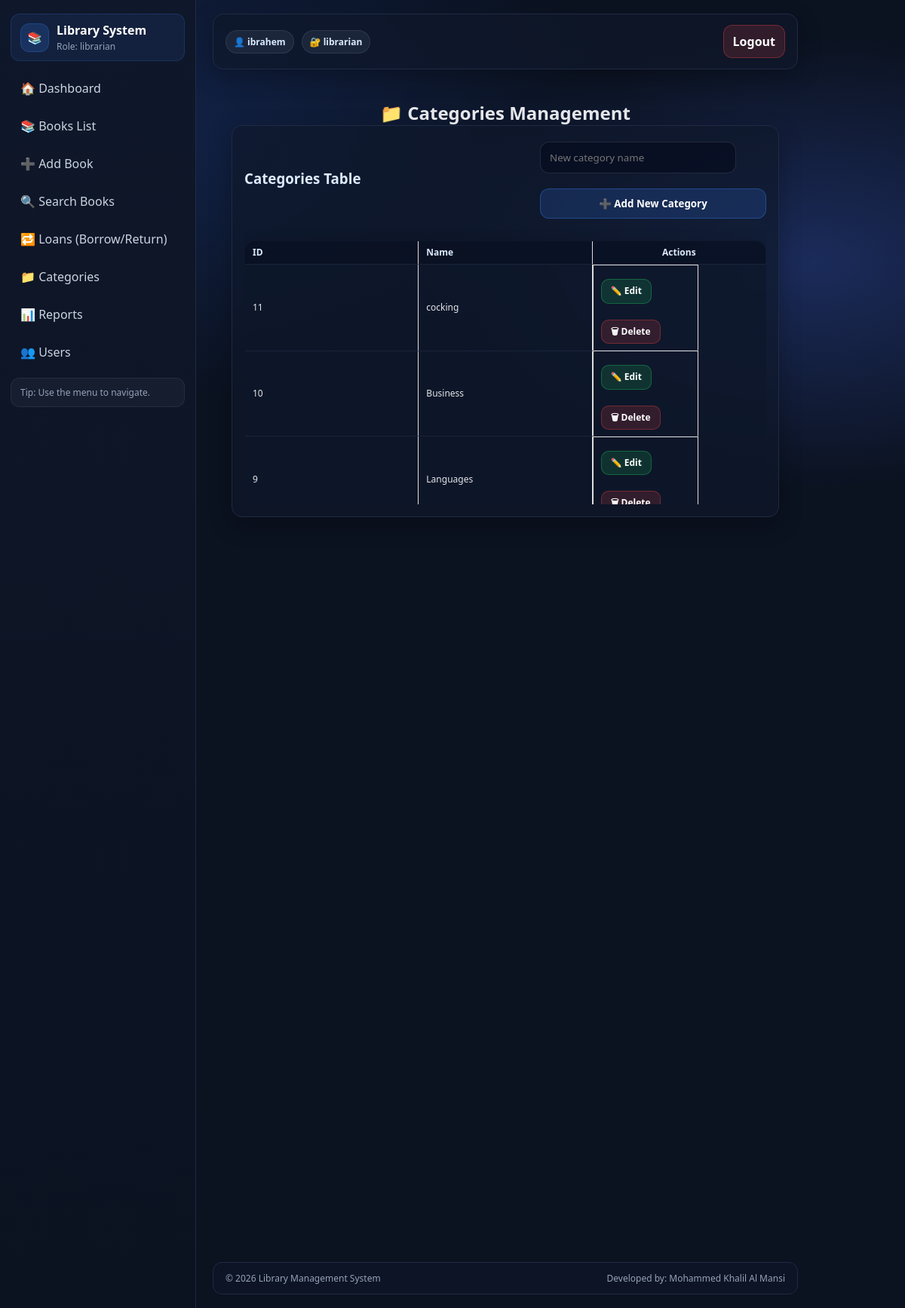
Page /admin/categories/index.php (signed in) on the committed database.
### tables this page shows
CREATE TABLE `categories` (
  `id` int(11) NOT NULL,
  `name` varchar(100) NOT NULL
);

### admin/categories/index.php (the view, shortened to what this page needs)
<?php
include '../../config/db.php';
$cats = $conn->query("SELECT id, name FROM categories ORDER BY id DESC");
include '../../includes/layout_top.php';
?>
<h2 class="page-title">📁 Categories Management</h2>
<div class="panel panel-wide" style="max-width:900px; margin:0 auto;">
  <div style="display:flex; justify-content:space-between; align-items:center; gap:12px; margin-bottom:14px;">
    <h3 class="panel-title" style="margin:0;">Categories Table</h3>
    <form method="POST" class="table-form" style="display:flex; gap:10px; align-items:center;">
      <input class="input" style="width:260px;" name="name" placeholder="New category name" required>
      <button class="btn primary" type="submit" name="add_category">➕ Add New Category</button>
    </form>
  </div>
  <div class="table-wrap">
    <table class="table">
      <thead>
        <tr>
          <th style="min-width:80px;">ID</th>
          <th style="min-width:260px;">Name</th>
          <th style="min-width:220px;">Actions</th>
        </tr>
      </thead>
      <tbody>
        <?php if ($cats && $cats->num_rows > 0): ?>
          <?php while($c = $cats->fetch_assoc()): ?>
            <tr>
              <td><?= (int)$c['id']; ?></td>
              <td><?= htmlspecialchars($c['name']); ?></td>
              <td class="actions">
                <a class="btn success" href="edit.php?id=<?= (int)$c['id']; ?>">✏️ Edit</a>
                <a class="btn danger"
                   href="delete.php?id=<?= (int)$c['id']; ?>"
                   onclick="openDeleteModal(this.href,'Delete this category?'); return false;">
                   🗑 Delete
                </a>
              </td>
            </tr>
          <?php endwhile; ?>
        <?php else: ?>
          <tr><td colspan="3" style="text-align:center;">No categories found.</td></tr>
        <?php endif; ?>
      </tbody>
    </table>
  </div>
</div>
<?php include '../../includes/layout_bottom.php'; ?>

### rows in the picture
categories: id "11", name "cocking"
categories: id "10", name "Business"
categories: id "9", name "Languages"

### other values in the picture
$role "librarian"
$name "ibrahem"
